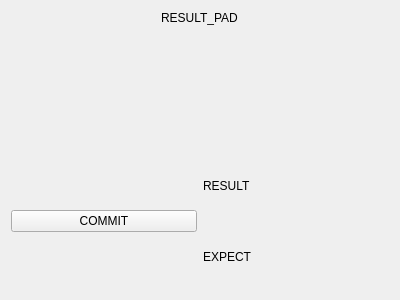
<?xml version="1.0" encoding="UTF-8"?>
<ui version="4.0">
 <class>result_pad_widget</class>
 <widget class="QWidget" name="result_pad_widget">
  <property name="geometry">
   <rect>
    <x>0</x>
    <y>0</y>
    <width>400</width>
    <height>300</height>
   </rect>
  </property>
  <property name="windowTitle">
   <string>Form</string>
  </property>
  <layout class="QVBoxLayout" name="verticalLayout_4">
   <item>
    <layout class="QVBoxLayout" name="verticalLayout_3" stretch="1,10,1">
     <item alignment="Qt::AlignHCenter|Qt::AlignTop">
      <widget class="QLabel" name="label">
       <property name="text">
        <string>RESULT_PAD</string>
       </property>
      </widget>
     </item>
     <item>
      <layout class="QVBoxLayout" name="verticalLayout"/>
     </item>
     <item>
      <layout class="QHBoxLayout" name="horizontalLayout">
       <item>
        <widget class="QPushButton" name="pushButton">
         <property name="text">
          <string>COMMIT</string>
         </property>
        </widget>
       </item>
       <item>
        <layout class="QVBoxLayout" name="verticalLayout_2">
         <item>
          <widget class="QLabel" name="result_label">
           <property name="text">
            <string>RESULT</string>
           </property>
          </widget>
         </item>
         <item>
          <widget class="QLabel" name="expected_result_label">
           <property name="text">
            <string>EXPECT</string>
           </property>
          </widget>
         </item>
        </layout>
       </item>
      </layout>
     </item>
    </layout>
   </item>
  </layout>
 </widget>
 <resources/>
 <connections/>
</ui>
